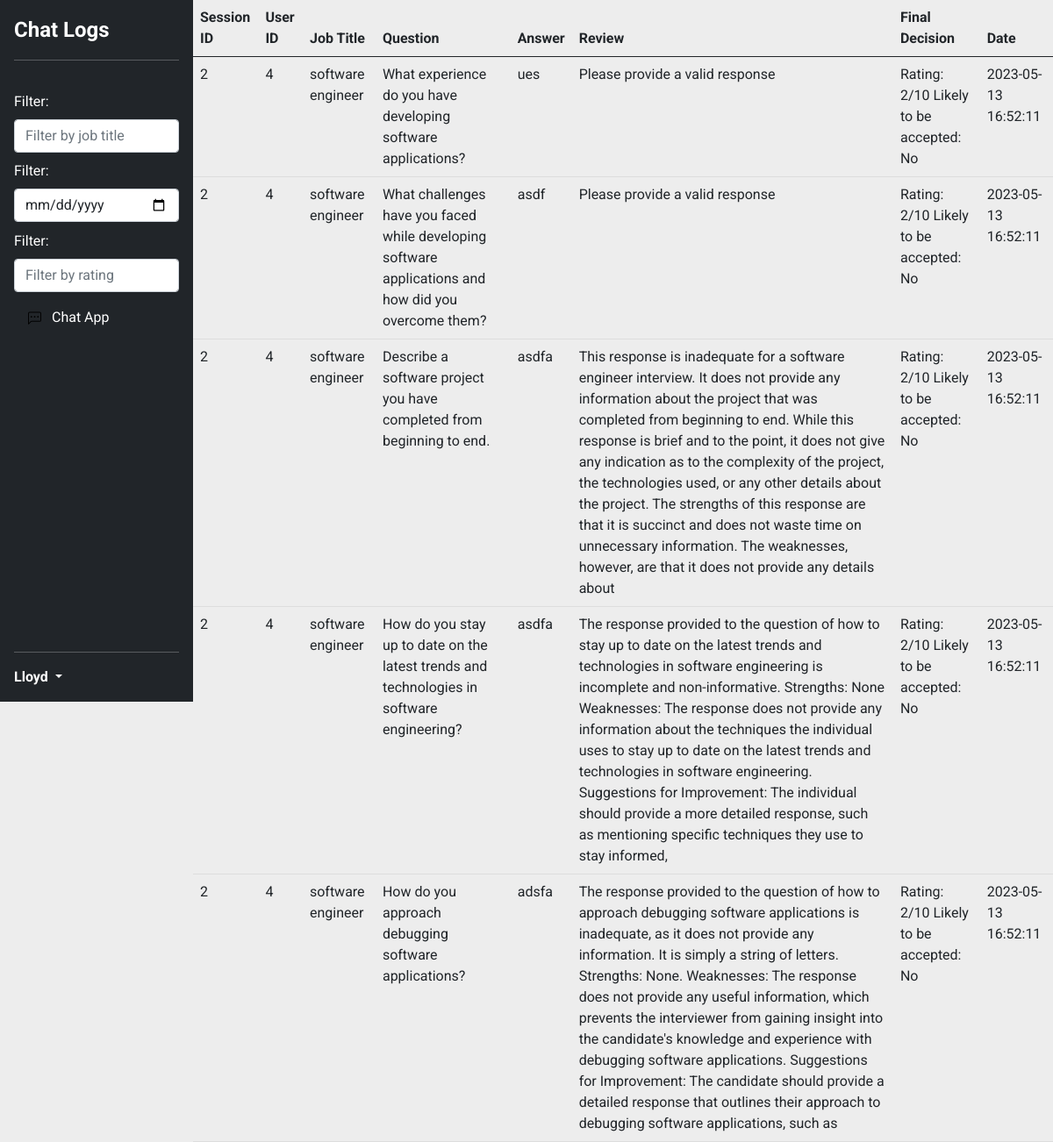
The page /chat_logs (signed in) on the database its author committed.
### app.py (models this page shows)
class User(db.Model, UserMixin):
    id = db.Column(db.Integer, primary_key=True)
    username = db.Column(db.String(20), unique=True, nullable=False)
    password = db.Column(db.String(60), nullable=False)

### tables this page shows
CREATE TABLE chatHistory (
    chatID INTEGER PRIMARY KEY AUTOINCREMENT, /* Surrogate key */
    sessionID INTEGER NOT NULL, /* Groups the chat history by session */
    botQuestion TEXT NOT NULL, /* The question asked by the bot */
    userResponse TEXT NOT NULL, /* The response given by the user */
    botReview TEXT NOT NULL, /* The review of user answer given by the bot */
    FOREIGN KEY (sessionID) REFERENCES sessionHistory(sessionID) /* Foreign key constraint */
);

CREATE TABLE sessionHistory (
    sessionID INTEGER PRIMARY KEY AUTOINCREMENT, /* SessionID -> each session is 5 questions */
    userID INTEGER NOT NULL, /* Groups the session history by user */
    jobTitle TEXT NOT NULL, /* The job title given by the user */
    finalDecision TEXT, /* The final decision made by the bot -> If the user does not finish a session (when they dont answer all 5 questions), it can be NULL*/
    timestamp TIMESTAMP DEFAULT CURRENT_TIMESTAMP /* The timestamp of the session */
);

### app.py (the view)
@app.route('/chat_logs')
def chat_logs():
    conn = sqlite3.connect('./instance/database.db')
    c = conn.cursor()
    if current_user.is_authenticated:
        c.execute("SELECT * FROM chatHistory JOIN sessionHistory ON chatHistory.sessionID = sessionHistory.sessionID WHERE sessionHistory.userID = ?",
                  (current_user.id,))
    logs = c.fetchall()
    conn.close()
    return render_template('chat_logs.html', logs=logs)

### app.py (called while the page is built)
@login_manager.user_loader
def load_user(user_id):
    return User.query.get(int(user_id))

### templates/chat_logs.html (shortened to what this page needs)
<!DOCTYPE html>
<html lang="en">
  <head>
    <link
      href="https://cdn.jsdelivr.net/npm/bootstrap@5.0.2/dist/css/bootstrap.min.css"
      rel="stylesheet"
>
    <link rel="stylesheet" href="/static/css/chat_log.css"/>
    <link rel="stylesheet" href="/static/css/style.css"/>
    <link rel="stylesheet" href="https://cdn.jsdelivr.net/npm/bootstrap-icons@1.10.5/font/bootstrap-icons.css">
  </head>
  <body>
    <div class="container-fluid">
      <div class="row">
        <div class="col p-0 sidebar">
          <div class="sidebar d-flex flex-column flex-shrink-0 p-3 text-white bg-dark">
            <span class="fs-4"><strong>Chat Logs</strong></span>
            <hr />
            <ul class="nav nav-pills flex-column mb-auto">
              <li class="nav-item">
                  <label for="jobTitle" class="form-label">Filter:</label>
                  <div class="input-group">
                      <input class="form-control" id="filterJobTitle" type="text" placeholder="Filter by job title" onkeyup="filterTable()"/>
                  </div>
              </li>
              <li class="nav-item">
                  <label for="jobTitle" class="form-label">Filter:</label>
                  <div class="input-group">
                      <input class="form-control" id="filterDate" type="date" placeholder="Filter by date"onchange="filterTable()"/>
                  </div>
              </li>
              <li class="nav-item">
                  <label for="jobTitle" class="form-label">Filter:</label>
                  <div class="input-group">
                      <input class="form-control" id="filterRating" type="number" min="0" max="10" step="1" placeholder="Filter by rating" onkeyup="filterTable()"/>
                  </div>
              </li>
              <li>
                <button class="nav-link text-white launch-app-button"><svg class="bi me-2" width="15" height="16"><use xlink:href="#chat-left-dots"/></svg>
                  Chat App</button>
              </li>
            </ul>
            <hr />
            <div class="dropdown">
            <div href="#" class="flex align-items-center text-white text-ellipsis text-decoration-none dropdown-toggle" role="button" id="dropdownUser1" data-bs-toggle="dropdown" aria-expanded="false">
              <strong>{{ current_user.username}}</strong>
            </div>
            </div>
          </div>
        </div>
        <div class="col p-0">
          <div class="chat-container">
              <table class="table">
                  <thead>
                    <tr>
                      <th>Session ID</th>
                      <th>User ID</th>
                      <th>Job Title</th>
                      <th>Question</th>
                      <th>Answer</th>
                      <th>Review</th>
                      <th>Final Decision</th>
                      <th>Date</th>
                    </tr>
                  </thead>
                  <tbody id="chatLogsTable">
                    {% for log in logs %}
                    <tr>
                      <td>{{ log[1] }}</td>
                      <td>{{ log[6] }}</td>
                      <td>{{ log[7] }}</td>
                      <td>{{ log[2] }}</td>
                      <td>{{ log[3] }}</td>
                      <td>{{ log[4] }}</td>
                      <td>{{ log[8] }}</td>
                      <td>{{ log[9] }}</td>
                    </tr>
                    {% endfor %}
                  </tbody>
                </table>
          </div>
        </div>
      </div>
    </div>
  </body>
</html>

### static/css/chat_log.css (style rules this page uses)
body { font-family: Arial, Helvetica, sans-serif; }
table { width: 100%; border-collapse: collapse; }
th, td { padding: 10px; text-align: left; border-bottom: 1px solid #ddd; }
th { background-color: #f2f2f2; }
.sidebar { position: absolute; width: 220px; background-color: #f8f9fa; height: 100vh; }
.sidebar ul { margin-top: 10%; }
.sidebar li { margin-bottom: 5%; }
.chat-container { height: 850px; padding-left: 220px; }

### static/css/style.css (style rules this page uses)
body { font-family: 'Roboto', sans-serif; background-color: #ededed; }

### rows shown on the page
User: username "Lloyd"
chatHistory: sessionID "2", userID "4", jobTitle "software engineer", botQuestion "What experience do you have developing software applications?", userResponse "ues", botReview "Please provide a valid response", finalDecision "Rating: 2/10 Likely to be accepted: No", timestamp "2023-05-13 16:52:11"
chatHistory: sessionID "2", userID "4", jobTitle "software engineer", botQuestion "What challenges have you faced while developing software applications and how did you overcome them?", userResponse "asdf", botReview "Please provide a valid response", finalDecision "Rating: 2/10 Likely to be accepted: No", timestamp "2023-05-13 16:52:11"
chatHistory: sessionID "2", userID "4", jobTitle "software engineer", botQuestion "Describe a software project you have completed from beginning to end.", userResponse "asdfa", botReview "This response is inadequate for a software engineer interview. It does not provide any information about the project that was completed from beginning to end. While this response is brief and to the point, it does not give any indication as to the complexity of the project, the technologies used, or any other details about the project. The strengths of this response are that it is succinct and does not waste time on unnecessary information. The weaknesses, however, are that it does not provide any details about", finalDecision "Rating: 2/10 Likely to be accepted: No", timestamp "2023-05-13 16:52:11"
chatHistory: sessionID "2", userID "4", jobTitle "software engineer", botQuestion "How do you stay up to date on the latest trends and technologies in software engineering?", userResponse "asdfa", botReview "The response provided to the question of how to stay up to date on the latest trends and technologies in software engineering is incomplete and non-informative. Strengths: None Weaknesses: The response does not provide any information about the techniques the individual uses to stay up to date on the latest trends and technologies in software engineering. Suggestions for Improvement: The individual should provide a more detailed response, such as mentioning specific techniques they use to stay informed,", finalDecision "Rating: 2/10 Likely to be accepted: No", timestamp "2023-05-13 16:52:11"
chatHistory: sessionID "2", userID "4", jobTitle "software engineer", botQuestion "How do you approach debugging software applications?", userResponse "adsfa", botReview "The response provided to the question of how to approach debugging software applications is inadequate, as it does not provide any information. It is simply a string of letters. Strengths: None. Weaknesses: The response does not provide any useful information, which prevents the interviewer from gaining insight into the candidate's knowledge and experience with debugging software applications. Suggestions for Improvement: The candidate should provide a detailed response that outlines their approach to debugging software applications, such as", finalDecision "Rating: 2/10 Likely to be accepted: No", timestamp "2023-05-13 16:52:11"
